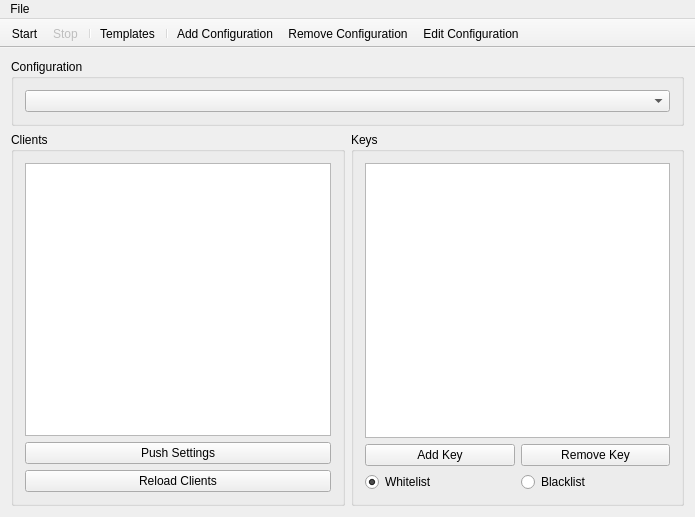
<?xml version="1.0" encoding="UTF-8"?>
<ui version="4.0">
 <class>Disseminate</class>
 <widget class="QMainWindow" name="Disseminate">
  <property name="geometry">
   <rect>
    <x>0</x>
    <y>0</y>
    <width>695</width>
    <height>517</height>
   </rect>
  </property>
  <property name="windowTitle">
   <string>Disseminate</string>
  </property>
  <widget class="QWidget" name="centralWidget">
   <layout class="QVBoxLayout" name="verticalLayout_3">
    <item>
     <widget class="QGroupBox" name="configurationGroup">
      <property name="title">
       <string>Configuration</string>
      </property>
      <layout class="QHBoxLayout" name="horizontalLayout_4">
       <item>
        <widget class="QComboBox" name="configuration"/>
       </item>
      </layout>
     </widget>
    </item>
    <item>
     <layout class="QHBoxLayout" name="horizontalLayout_3">
      <item>
       <widget class="QGroupBox" name="clientGroup">
        <property name="title">
         <string>Clients</string>
        </property>
        <layout class="QVBoxLayout" name="verticalLayout_2">
         <item>
          <widget class="QListWidget" name="clientList"/>
         </item>
         <item>
          <widget class="QPushButton" name="pushSettings">
           <property name="text">
            <string>Push Settings</string>
           </property>
          </widget>
         </item>
         <item>
          <widget class="QPushButton" name="reloadClients">
           <property name="text">
            <string>Reload Clients</string>
           </property>
          </widget>
         </item>
        </layout>
       </widget>
      </item>
      <item>
       <widget class="QGroupBox" name="keysGroup">
        <property name="title">
         <string>Keys</string>
        </property>
        <layout class="QVBoxLayout" name="verticalLayout">
         <item>
          <widget class="QListWidget" name="keyList"/>
         </item>
         <item>
          <layout class="QHBoxLayout" name="horizontalLayout">
           <item>
            <widget class="QPushButton" name="addKey">
             <property name="text">
              <string>Add Key</string>
             </property>
            </widget>
           </item>
           <item>
            <widget class="QPushButton" name="removeKey">
             <property name="text">
              <string>Remove Key</string>
             </property>
            </widget>
           </item>
          </layout>
         </item>
         <item>
          <layout class="QHBoxLayout" name="horizontalLayout_2">
           <item>
            <widget class="QRadioButton" name="whitelistRadio">
             <property name="text">
              <string>Whitelist</string>
             </property>
             <property name="checked">
              <bool>true</bool>
             </property>
            </widget>
           </item>
           <item>
            <widget class="QRadioButton" name="blacklistRadio">
             <property name="text">
              <string>Blacklist</string>
             </property>
            </widget>
           </item>
          </layout>
         </item>
        </layout>
       </widget>
      </item>
     </layout>
    </item>
   </layout>
  </widget>
  <widget class="QMenuBar" name="menuBar">
   <property name="geometry">
    <rect>
     <x>0</x>
     <y>0</y>
     <width>695</width>
     <height>22</height>
    </rect>
   </property>
   <widget class="QMenu" name="menuHello">
    <property name="title">
     <string>File</string>
    </property>
    <addaction name="actionPreferences"/>
   </widget>
   <addaction name="menuHello"/>
  </widget>
  <widget class="QToolBar" name="toolBar">
   <property name="windowTitle">
    <string>toolBar</string>
   </property>
   <property name="movable">
    <bool>false</bool>
   </property>
   <attribute name="toolBarArea">
    <enum>TopToolBarArea</enum>
   </attribute>
   <attribute name="toolBarBreak">
    <bool>false</bool>
   </attribute>
   <addaction name="actionStart"/>
   <addaction name="actionStop"/>
   <addaction name="separator"/>
   <addaction name="actionTemplates"/>
   <addaction name="separator"/>
   <addaction name="actionAddConfiguration"/>
   <addaction name="actionRemoveConfiguration"/>
   <addaction name="actionEditConfiguration"/>
  </widget>
  <action name="actionStart">
   <property name="icon">
    <iconset resource="icons.qrc">
     <normaloff>:/icons/icons/ic_fiber_manual_record_black_48dp.png</normaloff>:/icons/icons/ic_fiber_manual_record_black_48dp.png</iconset>
   </property>
   <property name="text">
    <string>Start</string>
   </property>
   <property name="toolTip">
    <string>Start Broadcasting</string>
   </property>
  </action>
  <action name="actionStop">
   <property name="enabled">
    <bool>false</bool>
   </property>
   <property name="icon">
    <iconset resource="icons.qrc">
     <normaloff>:/icons/icons/ic_stop_black_48dp.png</normaloff>:/icons/icons/ic_stop_black_48dp.png</iconset>
   </property>
   <property name="text">
    <string>Stop</string>
   </property>
   <property name="toolTip">
    <string>Stop Broadcasting</string>
   </property>
  </action>
  <action name="actionPreferences">
   <property name="text">
    <string>Preferences</string>
   </property>
  </action>
  <action name="actionTemplates">
   <property name="icon">
    <iconset resource="icons.qrc">
     <normaloff>:/icons/icons/ic_content_copy_black_48dp.png</normaloff>:/icons/icons/ic_content_copy_black_48dp.png</iconset>
   </property>
   <property name="text">
    <string>Templates</string>
   </property>
  </action>
  <action name="actionAddConfiguration">
   <property name="icon">
    <iconset resource="icons.qrc">
     <normaloff>:/icons/icons/ic_add_black_48dp.png</normaloff>:/icons/icons/ic_add_black_48dp.png</iconset>
   </property>
   <property name="text">
    <string>Add Configuration</string>
   </property>
  </action>
  <action name="actionRemoveConfiguration">
   <property name="icon">
    <iconset resource="icons.qrc">
     <normaloff>:/icons/icons/ic_remove_black_48dp.png</normaloff>:/icons/icons/ic_remove_black_48dp.png</iconset>
   </property>
   <property name="text">
    <string>Remove Configuration</string>
   </property>
  </action>
  <action name="actionEditConfiguration">
   <property name="icon">
    <iconset resource="icons.qrc">
     <normaloff>:/icons/icons/ic_edit_black_48dp.png</normaloff>:/icons/icons/ic_edit_black_48dp.png</iconset>
   </property>
   <property name="text">
    <string>Edit Configuration</string>
   </property>
  </action>
 </widget>
 <layoutdefault spacing="6" margin="11"/>
 <resources>
  <include location="icons.qrc"/>
 </resources>
 <connections/>
</ui>
